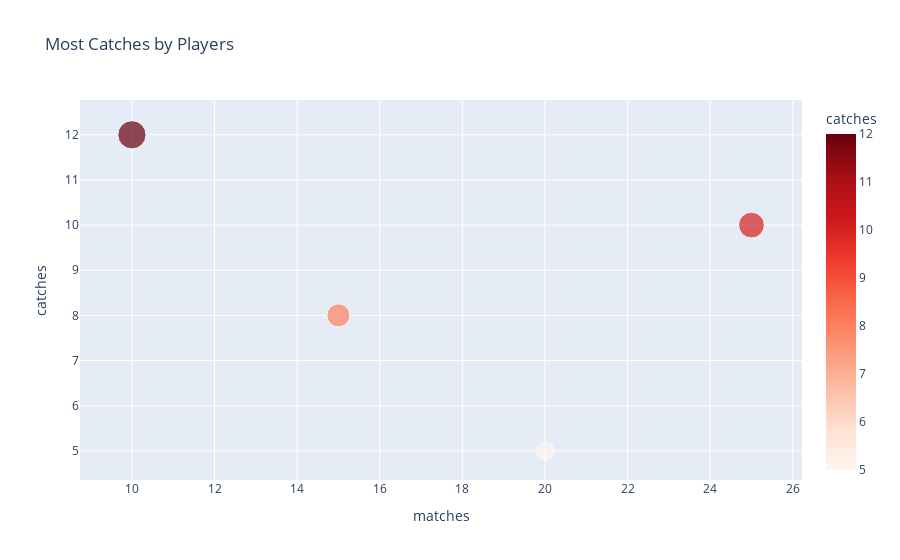

This figure's notebook cell:
### Code cell
import pandas as pd
import plotly.express as px

# Example DataFrame (replace with your actual data)
final_df = pd.DataFrame({
    'matches': [15, 20, 10, 25],    # Example data for matches played
    'catches': [8, 5, 12, 10],      # Example data for number of catches
    'player': ['Player A', 'Player B', 'Player C', 'Player D']
})

# Create a scatter plot
fig = px.scatter(final_df, x='matches', y='catches', color='catches',
                 size='catches', hover_name='player', title='Most Catches by Players')

# Update color scale (optional)
fig.update_layout(coloraxis=dict(colorscale='reds'))

# Show the plot
fig.show()

### Figure 1 — Plotly figure (JSON) as saved in the notebook; plotly's stock layout.template omitted (floating-point values rounded to 4 significant figures)
{"data": [{"hovertemplate": "<b>%{hovertext}</b><br><br>matches=%{x}<br>catches=%{marker.color}<extra></extra>", "hovertext": ["Player A", "Player B", "Player C", "Player D"], "legendgroup": "", "marker": {"color": [8, 5, 12, 10], "coloraxis": "coloraxis", "size": [8, 5, 12, 10], "sizemode": "area", "sizeref": 0.03, "symbol": "circle"}, "mode": "markers", "name": "", "orientation": "v", "showlegend": false, "type": "scatter", "x": [15, 20, 10, 25], "xaxis": "x", "y": [8, 5, 12, 10], "yaxis": "y"}], "layout": {"coloraxis": {"colorbar": {"title": {"text": "catches"}}, "colorscale": [[0, "rgb(255,245,240)"], [0.125, "rgb(254,224,210)"], [0.25, "rgb(252,187,161)"], [0.375, "rgb(252,146,114)"], [0.5, "rgb(251,106,74)"], [0.625, "rgb(239,59,44)"], [0.75, "rgb(203,24,29)"], [0.875, "rgb(165,15,21)"], [1, "rgb(103,0,13)"]]}, "legend": {"itemsizing": "constant", "tracegroupgap": 0}, "title": {"text": "Most Catches by Players"}, "xaxis": {"anchor": "y", "domain": [0, 1], "title": {"text": "matches"}}, "yaxis": {"anchor": "x", "domain": [0, 1], "title": {"text": "catches"}}}}
